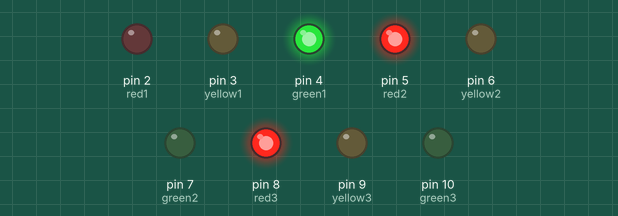
A sketch run on a simulated Arduino Uno, built with avr-gcc and run on an emulated ATmega328P. Parts: output pins drawn as LEDs (lit = HIGH).

Above: at 0.1 s.
At 7.1 s:
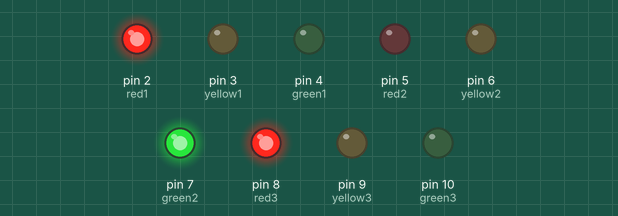
At 12.1 s:
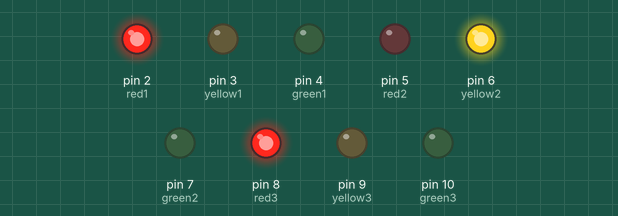
At 19.1 s:
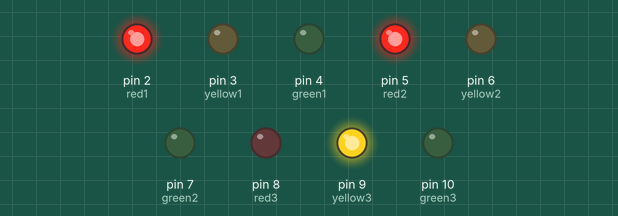
At 26.1 s:
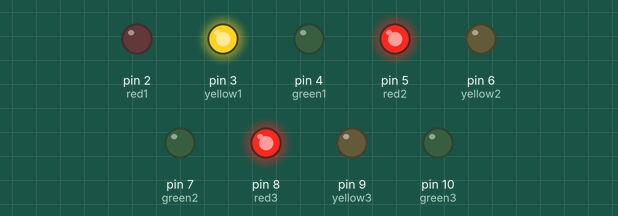
At 35.1 s:
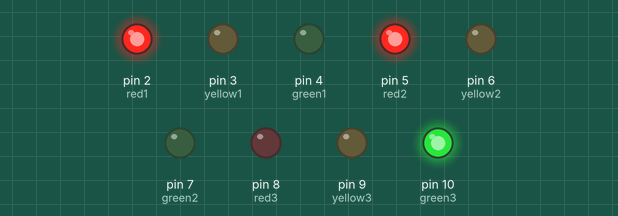
Timing chart, 0 to 36.6 s (numbered marks = the images above):
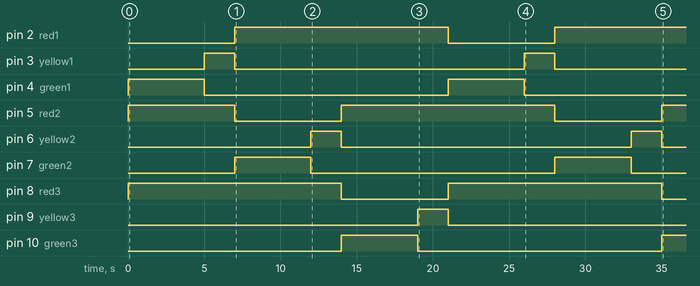

Measured:
- by itself, pin 2 (red1): LOW → HIGH at 7.0 s, → LOW 14.0 s later, → HIGH 7.0 s later
- by itself, pin 3 (yellow1), pin 6 (yellow2): alternates HIGH for 2.0 s and LOW for 19.0 s
- by itself, pin 4 (green1), pin 7 (green2): alternates HIGH for 5.0 s and LOW for 16.0 s
- by itself, pin 5 (red2): goes HIGH 7.0 s, LOW 7.0 s, HIGH 14.0 s, LOW 7.0 s, then HIGH
- by itself, pin 8 (red3): alternates HIGH for 14.0 s and LOW for 7.0 s
- by itself, pin 9 (yellow3): LOW → HIGH at 19.0 s, → LOW 2.0 s later
- by itself, pin 10 (green3): LOW → HIGH at 14.0 s, → LOW 5.0 s later, → HIGH 16.0 s later

The sketch:

TRAFFIC_LIGHT.ino
```cpp
// Pin untuk lampu lalu lintas jalur 1
int red1 = 2;
int yellow1 = 3;
int green1 = 4;

// Pin untuk lampu lalu lintas jalur 2
int red2 = 5;
int yellow2 = 6;
int green2 = 7;

// Pin untuk lampu lalu lintas jalur 3
int red3 = 8;
int yellow3 = 9;
int green3 = 10;

// Waktu delay (dalam milidetik)
int greenTime = 5000;   // Waktu lampu hijau menyala (5 detik)
int yellowTime = 2000;  // Waktu lampu kuning menyala (2 detik)
int redTime = 5000;     // Waktu lampu merah menyala (5 detik)

void setup() {
  // Atur semua pin sebagai output
  pinMode(red1, OUTPUT);
  pinMode(yellow1, OUTPUT);
  pinMode(green1, OUTPUT);

  pinMode(red2, OUTPUT);
  pinMode(yellow2, OUTPUT);
  pinMode(green2, OUTPUT);

  pinMode(red3, OUTPUT);
  pinMode(yellow3, OUTPUT);
  pinMode(green3, OUTPUT);
}

void loop() {
  // Jalur 1 Hijau, Jalur 2 & 3 Merah
  digitalWrite(green1, HIGH);  // Nyalakan hijau jalur 1
  digitalWrite(red1, LOW);
  digitalWrite(red2, HIGH);    // Nyalakan merah jalur 2
  digitalWrite(red3, HIGH);    // Nyalakan merah jalur 3
  delay(greenTime);            // Tunggu selama lampu hijau jalur 1
  digitalWrite(green1, LOW);   // Matikan hijau jalur 1
  digitalWrite(yellow1, HIGH); // Nyalakan kuning jalur 1
  delay(yellowTime);           // Tunggu kuning
  digitalWrite(yellow1, LOW);  // Matikan kuning jalur 1
  digitalWrite(red1, HIGH);    // Nyalakan merah jalur 1

  // Jalur 2 Hijau, Jalur 1 & 3 Merah
  digitalWrite(red2, LOW);
  digitalWrite(green2, HIGH);  // Nyalakan hijau jalur 2
  digitalWrite(red1, HIGH);    // Nyalakan merah jalur 1
  digitalWrite(red3, HIGH);    // Nyalakan merah jalur 3
  delay(greenTime);            // Tunggu selama lampu hijau jalur 2
  digitalWrite(green2, LOW);   // Matikan hijau jalur 2
  digitalWrite(yellow2, HIGH); // Nyalakan kuning jalur 2
  delay(yellowTime);           // Tunggu kuning
  digitalWrite(yellow2, LOW);  // Matikan kuning jalur 2
  digitalWrite(red2, HIGH);    // Nyalakan merah jalur 2

  // Jalur 3 Hijau, Jalur 1 & 2 Merah
  digitalWrite(red3, LOW);
  digitalWrite(green3, HIGH);  // Nyalakan hijau jalur 3
  digitalWrite(red1, HIGH);    // Nyalakan merah jalur 1
  digitalWrite(red2, HIGH);    // Nyalakan merah jalur 2
  delay(greenTime);            // Tunggu selama lampu hijau jalur 3
  digitalWrite(green3, LOW);   // Matikan hijau jalur 3
  digitalWrite(yellow3, HIGH); // Nyalakan kuning jalur 3
  delay(yellowTime);           // Tunggu kuning
  digitalWrite(yellow3, LOW);  // Matikan kuning jalur 3
  digitalWrite(red3, HIGH);    // Nyalakan merah jalur 3
}
```
